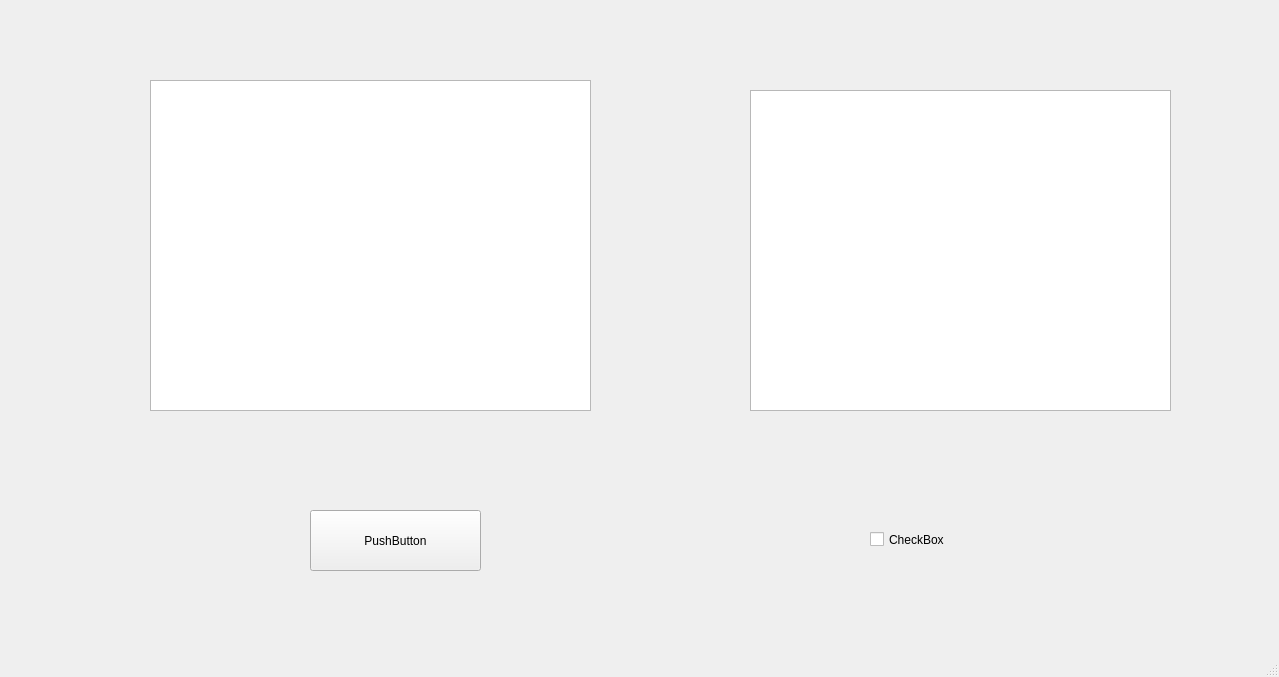
<?xml version="1.0" encoding="UTF-8"?>
<ui version="4.0">
 <class>MainWindow</class>
 <widget class="QMainWindow" name="MainWindow">
  <property name="geometry">
   <rect>
    <x>0</x>
    <y>0</y>
    <width>1279</width>
    <height>677</height>
   </rect>
  </property>
  <property name="windowTitle">
   <string>MainWindow</string>
  </property>
  <widget class="QWidget" name="centralwidget">
   <widget class="QTableWidget" name="tableWidget">
    <property name="geometry">
     <rect>
      <x>150</x>
      <y>80</y>
      <width>441</width>
      <height>331</height>
     </rect>
    </property>
   </widget>
   <widget class="QPushButton" name="pushButton">
    <property name="geometry">
     <rect>
      <x>310</x>
      <y>510</y>
      <width>171</width>
      <height>61</height>
     </rect>
    </property>
    <property name="text">
     <string>PushButton</string>
    </property>
   </widget>
   <widget class="QCheckBox" name="checkBox">
    <property name="geometry">
     <rect>
      <x>870</x>
      <y>530</y>
      <width>91</width>
      <height>19</height>
     </rect>
    </property>
    <property name="text">
     <string>CheckBox</string>
    </property>
   </widget>
   <widget class="QTextBrowser" name="textBrowser">
    <property name="geometry">
     <rect>
      <x>750</x>
      <y>90</y>
      <width>421</width>
      <height>321</height>
     </rect>
    </property>
   </widget>
  </widget>
  <widget class="QMenuBar" name="menubar">
   <property name="geometry">
    <rect>
     <x>0</x>
     <y>0</y>
     <width>1279</width>
     <height>23</height>
    </rect>
   </property>
  </widget>
  <widget class="QStatusBar" name="statusbar"/>
 </widget>
 <resources/>
 <connections/>
</ui>
